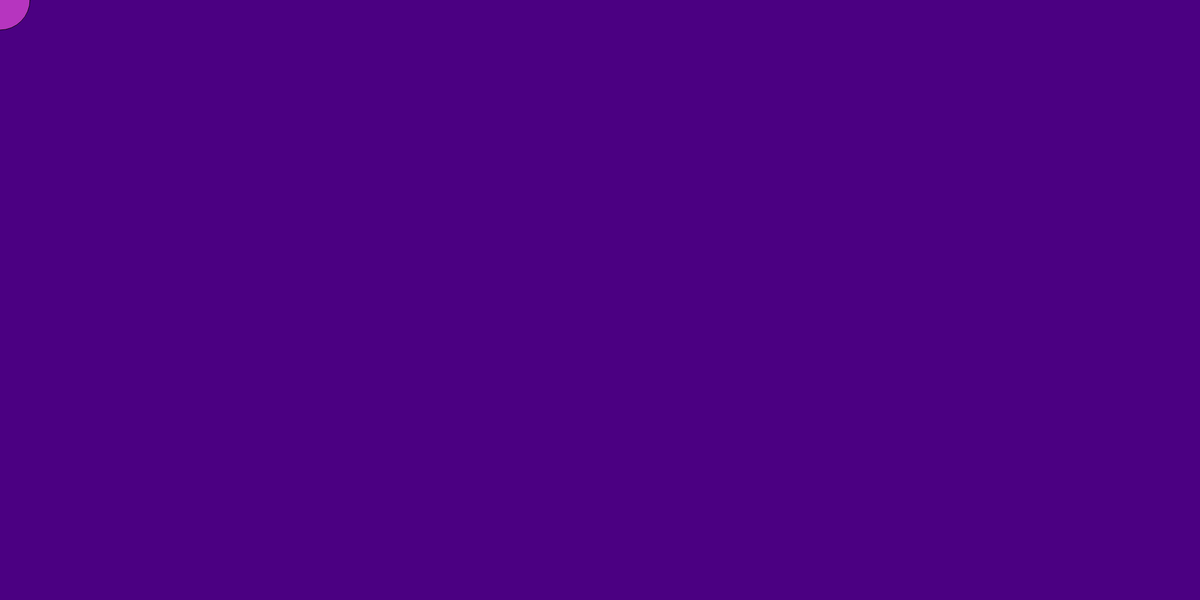
Frame 1 (no input)
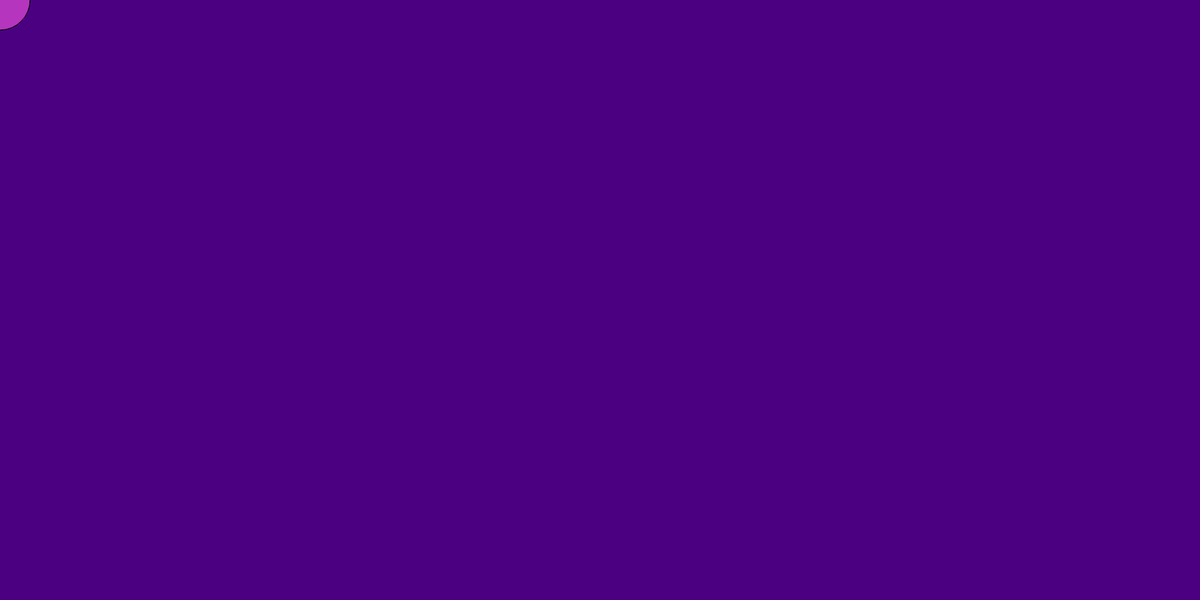
Frame 60 (no input)
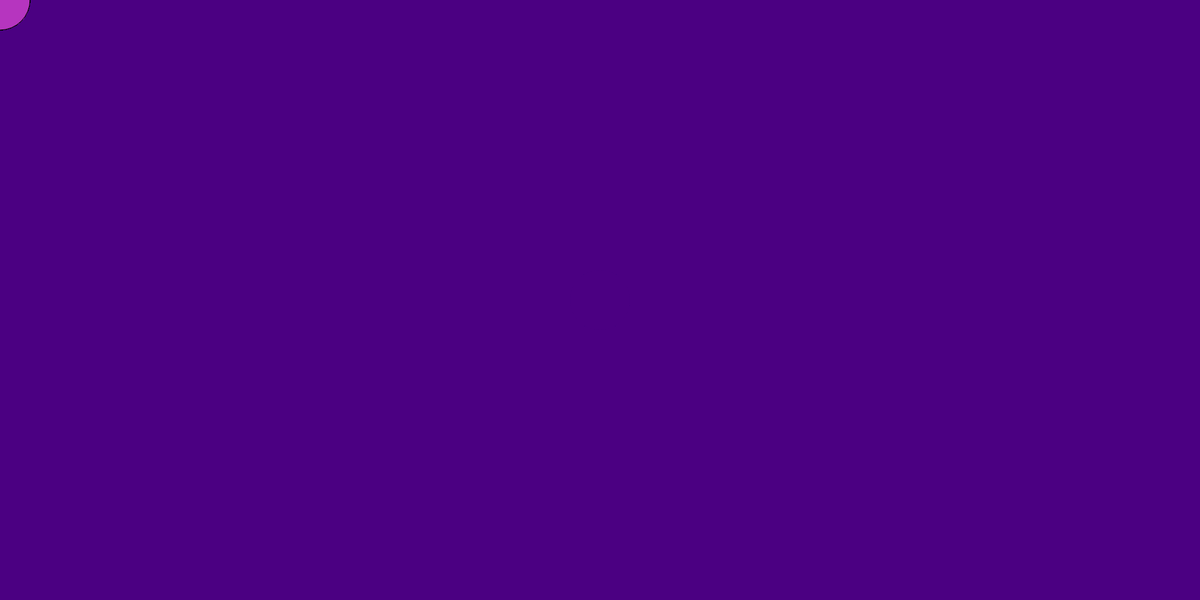
Frame 120 (the mouse pressed at the canvas centre since frame 60)

The p5.js sketch that drew these frames (run headless with seeded random() and noise() and a simulated clock; from frame 60 on, the mouse is pressed at the canvas centre):

// p5.js sketch
// ── sketch.js
var flag = 0;

function setup(){

    createCanvas(2000,1000);
    background("indigo");

}


function draw(){
    
    if(mouseIsPressed){
        fill("indigo");
        noStroke();
    }
    ellipse(mouseX,mouseY,100,100);
}



function mouseMoved(){
    fill(random(255),random(255),random(255));
}



function keyPressed(){
    if(keyCode===RIGHT_ARROW || keyCode===LEFT_ARROW){
        background(random(255),random(255),random(255));
    }
    if(keyCode==DOWN_ARROW){
        clear();
        setup();
    }
}
